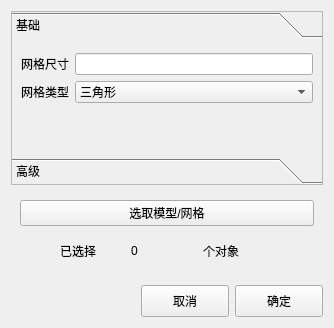
<?xml version="1.0" encoding="UTF-8"?>
<ui version="4.0">
 <class>MeshSettingView</class>
 <widget class="QWidget" name="MeshSettingView">
  <property name="geometry">
   <rect>
    <x>0</x>
    <y>0</y>
    <width>334</width>
    <height>328</height>
   </rect>
  </property>
  <property name="windowTitle">
   <string>Form</string>
  </property>
  <layout class="QGridLayout" name="gridLayout_2">
   <item row="0" column="0">
    <widget class="QToolBox" name="toolBox">
     <property name="frameShape">
      <enum>QFrame::StyledPanel</enum>
     </property>
     <property name="currentIndex">
      <number>0</number>
     </property>
     <widget class="QWidget" name="page">
      <property name="geometry">
       <rect>
        <x>0</x>
        <y>0</y>
        <width>314</width>
        <height>114</height>
       </rect>
      </property>
      <attribute name="label">
       <string>基础</string>
      </attribute>
      <layout class="QGridLayout" name="gridLayout_3">
       <item row="1" column="0">
        <widget class="QLabel" name="label_3">
         <property name="text">
          <string>网格类型</string>
         </property>
        </widget>
       </item>
       <item row="1" column="1">
        <widget class="QComboBox" name="cb_2d">
         <property name="currentIndex">
          <number>0</number>
         </property>
         <item>
          <property name="text">
           <string>三角形</string>
          </property>
         </item>
         <item>
          <property name="text">
           <string>混合四边形</string>
          </property>
         </item>
         <item>
          <property name="text">
           <string>全四边形</string>
          </property>
         </item>
        </widget>
       </item>
       <item row="0" column="0">
        <widget class="QLabel" name="label_max">
         <property name="text">
          <string>网格尺寸</string>
         </property>
        </widget>
       </item>
       <item row="0" column="1">
        <widget class="QLineEdit" name="le_size"/>
       </item>
       <item row="2" column="1">
        <spacer name="verticalSpacer">
         <property name="orientation">
          <enum>Qt::Vertical</enum>
         </property>
         <property name="sizeHint" stdset="0">
          <size>
           <width>20</width>
           <height>40</height>
          </size>
         </property>
        </spacer>
       </item>
      </layout>
     </widget>
     <widget class="QWidget" name="page_2">
      <property name="geometry">
       <rect>
        <x>0</x>
        <y>0</y>
        <width>294</width>
        <height>118</height>
       </rect>
      </property>
      <attribute name="label">
       <string>高级</string>
      </attribute>
      <layout class="QGridLayout" name="gridLayout">
       <item row="5" column="1">
        <spacer name="verticalSpacer_2">
         <property name="orientation">
          <enum>Qt::Vertical</enum>
         </property>
         <property name="sizeHint" stdset="0">
          <size>
           <width>20</width>
           <height>40</height>
          </size>
         </property>
        </spacer>
       </item>
       <item row="3" column="1" colspan="3">
        <widget class="QCheckBox" name="cb_high">
         <property name="text">
          <string/>
         </property>
        </widget>
       </item>
       <item row="1" column="1" colspan="3">
        <widget class="QDoubleSpinBox" name="sb_angle">
         <property name="suffix">
          <string>°</string>
         </property>
         <property name="decimals">
          <number>4</number>
         </property>
         <property name="value">
          <double>0.100000000000000</double>
         </property>
        </widget>
       </item>
       <item row="3" column="0">
        <widget class="QLabel" name="label_4">
         <property name="text">
          <string>二阶网格</string>
         </property>
        </widget>
       </item>
       <item row="2" column="0">
        <widget class="QLabel" name="label_6">
         <property name="text">
          <string>曲率自适应</string>
         </property>
        </widget>
       </item>
       <item row="1" column="0">
        <widget class="QLabel" name="label_5">
         <property name="text">
          <string>角度容差</string>
         </property>
        </widget>
       </item>
       <item row="2" column="1" colspan="3">
        <widget class="QSpinBox" name="sb_auto">
         <property name="value">
          <number>0</number>
         </property>
        </widget>
       </item>
       <item row="4" column="0">
        <widget class="QLabel" name="label">
         <property name="text">
          <string>启用并发</string>
         </property>
        </widget>
       </item>
       <item row="4" column="1">
        <widget class="QCheckBox" name="cb_high_2">
         <property name="text">
          <string/>
         </property>
        </widget>
       </item>
      </layout>
     </widget>
    </widget>
   </item>
   <item row="1" column="0">
    <widget class="QWidget" name="fm_sel" native="true">
     <layout class="QVBoxLayout" name="verticalLayout">
      <item>
       <widget class="QPushButton" name="pb_select">
        <property name="text">
         <string>选取模型/网格</string>
        </property>
       </widget>
      </item>
      <item>
       <layout class="QHBoxLayout" name="horizontalLayout">
        <property name="spacing">
         <number>0</number>
        </property>
        <item>
         <spacer name="horizontalSpacer">
          <property name="orientation">
           <enum>Qt::Vertical</enum>
          </property>
          <property name="sizeHint" stdset="0">
           <size>
            <width>40</width>
            <height>20</height>
           </size>
          </property>
         </spacer>
        </item>
        <item>
         <widget class="QLabel" name="label_count_prefix">
          <property name="text">
           <string>已选择</string>
          </property>
         </widget>
        </item>
        <item>
         <widget class="QLabel" name="lb_count">
          <property name="text">
           <string>0</string>
          </property>
         </widget>
        </item>
        <item>
         <widget class="QLabel" name="label_count_suffix">
          <property name="text">
           <string>个对象</string>
          </property>
         </widget>
        </item>
        <item>
         <spacer name="horizontalSpacer_2">
          <property name="orientation">
           <enum>Qt::Vertical</enum>
          </property>
          <property name="sizeHint" stdset="0">
           <size>
            <width>40</width>
            <height>20</height>
           </size>
          </property>
         </spacer>
        </item>
       </layout>
      </item>
     </layout>
    </widget>
   </item>
   <item row="2" column="0">
    <layout class="QHBoxLayout" name="horizontalLayout_2">
     <item>
      <spacer name="horizontalSpacer_3">
       <property name="orientation">
        <enum>Qt::Horizontal</enum>
       </property>
       <property name="sizeHint" stdset="0">
        <size>
         <width>40</width>
         <height>20</height>
        </size>
       </property>
      </spacer>
     </item>
     <item>
      <widget class="QPushButton" name="cancelBtn">
       <property name="minimumSize">
        <size>
         <width>88</width>
         <height>32</height>
        </size>
       </property>
       <property name="maximumSize">
        <size>
         <width>88</width>
         <height>16777215</height>
        </size>
       </property>
       <property name="focusPolicy">
        <enum>Qt::StrongFocus</enum>
       </property>
       <property name="text">
        <string>取消</string>
       </property>
      </widget>
     </item>
     <item>
      <widget class="QPushButton" name="confrimBtn">
       <property name="minimumSize">
        <size>
         <width>88</width>
         <height>32</height>
        </size>
       </property>
       <property name="maximumSize">
        <size>
         <width>88</width>
         <height>16777215</height>
        </size>
       </property>
       <property name="text">
        <string>确定</string>
       </property>
      </widget>
     </item>
    </layout>
   </item>
  </layout>
 </widget>
 <resources/>
 <connections/>
</ui>
